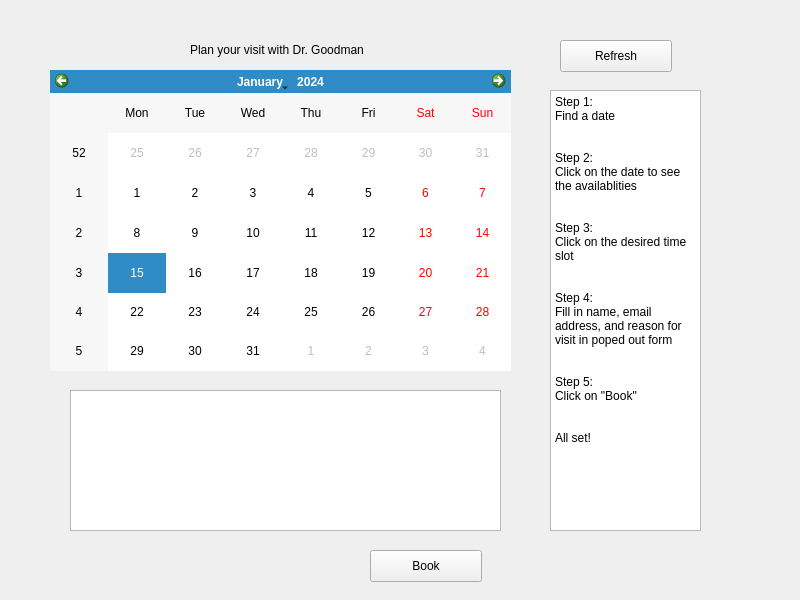
<?xml version="1.0" encoding="UTF-8"?>
<ui version="4.0">
 <class>CalendarApp</class>
 <widget class="QMainWindow" name="CalendarApp">
  <property name="geometry">
   <rect>
    <x>0</x>
    <y>0</y>
    <width>800</width>
    <height>600</height>
   </rect>
  </property>
  <property name="windowTitle">
   <string>CalendarApp</string>
  </property>
  <widget class="QWidget" name="centralwidget">
   <widget class="QCalendarWidget" name="calendarWidget">
    <property name="geometry">
     <rect>
      <x>50</x>
      <y>70</y>
      <width>461</width>
      <height>301</height>
     </rect>
    </property>
   </widget>
   <widget class="QListWidget" name="listWidget">
    <property name="geometry">
     <rect>
      <x>70</x>
      <y>390</y>
      <width>431</width>
      <height>141</height>
     </rect>
    </property>
   </widget>
   <widget class="QPushButton" name="refreshPushButton">
    <property name="geometry">
     <rect>
      <x>560</x>
      <y>40</y>
      <width>112</width>
      <height>32</height>
     </rect>
    </property>
    <property name="text">
     <string>Refresh</string>
    </property>
   </widget>
   <widget class="QPushButton" name="bookPushButton">
    <property name="geometry">
     <rect>
      <x>370</x>
      <y>550</y>
      <width>112</width>
      <height>32</height>
     </rect>
    </property>
    <property name="text">
     <string>Book</string>
    </property>
   </widget>
   <widget class="QPlainTextEdit" name="plainTextEdit">
    <property name="geometry">
     <rect>
      <x>550</x>
      <y>90</y>
      <width>151</width>
      <height>441</height>
     </rect>
    </property>
    <property name="plainText">
     <string>Step 1: 
Find a date


Step 2: 
Click on the date to see the availablities


Step 3: 
Click on the desired time slot


Step 4: 
Fill in name, email address, and reason for visit in poped out form


Step 5: 
Click on &quot;Book&quot;


All set!</string>
    </property>
   </widget>
   <widget class="QLabel" name="label">
    <property name="geometry">
     <rect>
      <x>190</x>
      <y>40</y>
      <width>201</width>
      <height>20</height>
     </rect>
    </property>
    <property name="text">
     <string>Plan your visit with Dr. Goodman</string>
    </property>
   </widget>
   <widget class="QLabel" name="feedbackLabel">
    <property name="geometry">
     <rect>
      <x>290</x>
      <y>550</y>
      <width>71</width>
      <height>21</height>
     </rect>
    </property>
    <property name="text">
     <string/>
    </property>
   </widget>
  </widget>
 </widget>
 <resources/>
 <connections/>
</ui>
